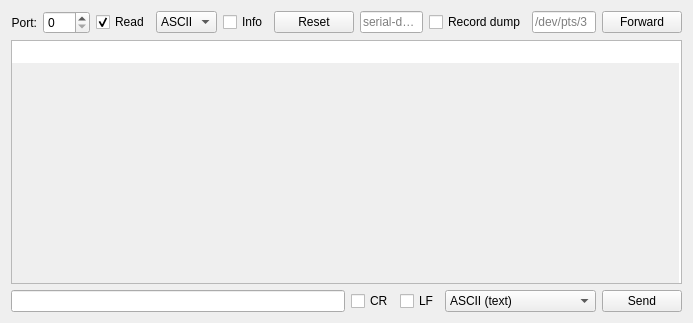
<?xml version="1.0" encoding="UTF-8"?>
<ui version="4.0">
 <class>SerialForm</class>
 <widget class="QWidget" name="SerialForm">
  <property name="geometry">
   <rect>
    <x>0</x>
    <y>0</y>
    <width>693</width>
    <height>323</height>
   </rect>
  </property>
  <property name="windowTitle">
   <string>Serial Port console</string>
  </property>
  <layout class="QVBoxLayout" name="verticalLayout">
   <item>
    <layout class="QHBoxLayout" name="horizontalLayout">
     <item>
      <widget class="QLabel" name="label">
       <property name="text">
        <string>Port:</string>
       </property>
       <property name="alignment">
        <set>Qt::AlignRight|Qt::AlignTrailing|Qt::AlignVCenter</set>
       </property>
      </widget>
     </item>
     <item>
      <widget class="QSpinBox" name="ePortID">
       <property name="maximum">
        <number>255</number>
       </property>
      </widget>
     </item>
     <item>
      <widget class="QCheckBox" name="cbRead">
       <property name="text">
        <string>Read</string>
       </property>
       <property name="checked">
        <bool>true</bool>
       </property>
      </widget>
     </item>
     <item>
      <widget class="QComboBox" name="cbRxFormat">
       <item>
        <property name="text">
         <string>ASCII</string>
        </property>
       </item>
       <item>
        <property name="text">
         <string>HEX</string>
        </property>
       </item>
      </widget>
     </item>
     <item>
      <widget class="QCheckBox" name="cbInfo">
       <property name="text">
        <string>Info</string>
       </property>
      </widget>
     </item>
     <item>
      <widget class="QPushButton" name="btnReset">
       <property name="toolTip">
        <string>Clear received data</string>
       </property>
       <property name="text">
        <string>Reset</string>
       </property>
      </widget>
     </item>
     <item>
      <spacer name="horizontalSpacer">
       <property name="orientation">
        <enum>Qt::Horizontal</enum>
       </property>
       <property name="sizeHint" stdset="0">
        <size>
         <width>40</width>
         <height>20</height>
        </size>
       </property>
      </spacer>
     </item>
     <item>
      <widget class="QLineEdit" name="eRec">
       <property name="toolTip">
        <string>Device to forward data</string>
       </property>
       <property name="placeholderText">
        <string>serial-dump</string>
       </property>
      </widget>
     </item>
     <item>
      <widget class="QCheckBox" name="cbRec">
       <property name="text">
        <string>Record dump</string>
       </property>
      </widget>
     </item>
     <item>
      <widget class="QLineEdit" name="eForward">
       <property name="toolTip">
        <string>Device to forward data</string>
       </property>
       <property name="placeholderText">
        <string>/dev/pts/3</string>
       </property>
      </widget>
     </item>
     <item>
      <widget class="QPushButton" name="btnForward">
       <property name="toolTip">
        <string>Forward port to device
socat -d -d pty,raw,echo=0 pty,raw,echo=0</string>
       </property>
       <property name="text">
        <string>Forward</string>
       </property>
      </widget>
     </item>
    </layout>
   </item>
   <item>
    <widget class="QPlainTextEdit" name="textEdit">
     <property name="undoRedoEnabled">
      <bool>false</bool>
     </property>
     <property name="lineWrapMode">
      <enum>QPlainTextEdit::NoWrap</enum>
     </property>
     <property name="readOnly">
      <bool>true</bool>
     </property>
     <property name="maximumBlockCount">
      <number>1024</number>
     </property>
     <property name="backgroundVisible">
      <bool>true</bool>
     </property>
    </widget>
   </item>
   <item>
    <layout class="QHBoxLayout" name="horizontalLayout_2">
     <property name="leftMargin">
      <number>0</number>
     </property>
     <property name="topMargin">
      <number>0</number>
     </property>
     <property name="rightMargin">
      <number>0</number>
     </property>
     <property name="bottomMargin">
      <number>0</number>
     </property>
     <item>
      <widget class="QLineEdit" name="eTxText"/>
     </item>
     <item>
      <widget class="QCheckBox" name="cbCR">
       <property name="text">
        <string>CR</string>
       </property>
      </widget>
     </item>
     <item>
      <widget class="QCheckBox" name="cbLF">
       <property name="text">
        <string>LF</string>
       </property>
      </widget>
     </item>
     <item>
      <widget class="QComboBox" name="cbTxFormat">
       <item>
        <property name="text">
         <string notr="true">ASCII (text)</string>
        </property>
       </item>
       <item>
        <property name="text">
         <string notr="true">HEX (010E5A)</string>
        </property>
       </item>
       <item>
        <property name="text">
         <string notr="true">List (0,2,0x5f,7,&quot;hello&quot;)</string>
        </property>
       </item>
      </widget>
     </item>
     <item>
      <widget class="QPushButton" name="btnSend">
       <property name="text">
        <string>Send</string>
       </property>
      </widget>
     </item>
    </layout>
   </item>
  </layout>
 </widget>
 <resources/>
 <connections/>
 <slots>
  <slot>onTestPressed()</slot>
 </slots>
</ui>
